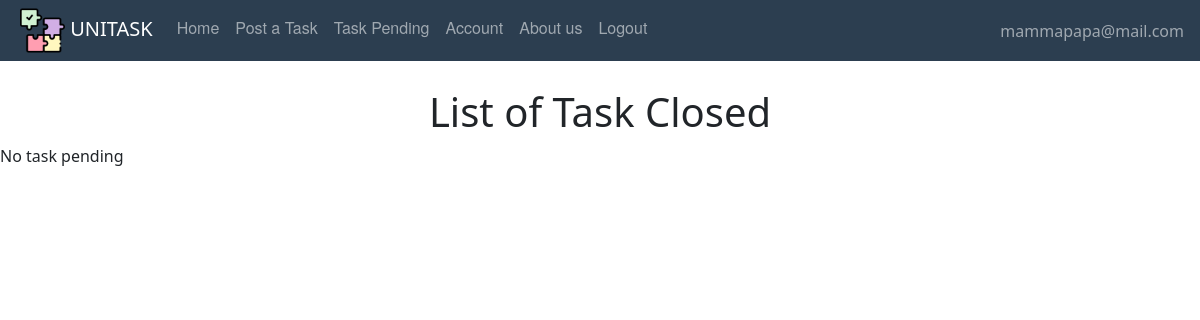
The app's page /taskpending (signed in), older data.
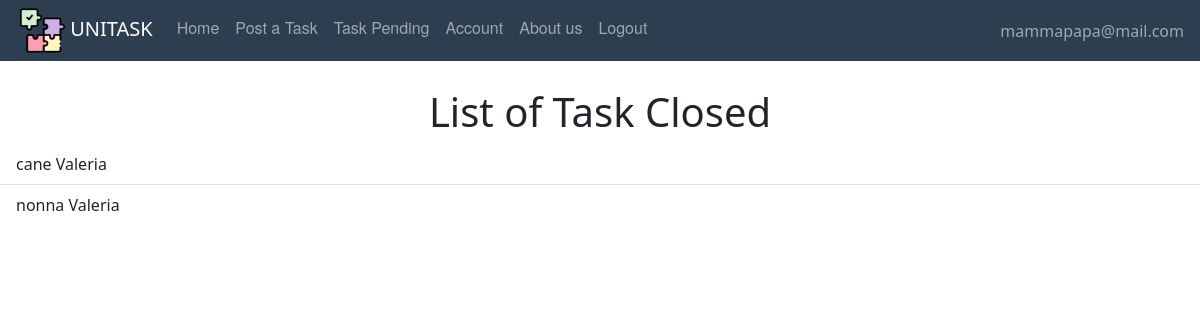
The same page, newer data.
### website/models.py (models this page shows, shortened)
class Offer(db.Model, UserMixin):
    id = db.Column(db.Integer, primary_key=True)
    title = db.Column(db.String(150))
    description = db.Column(db.String(150))
    address = db.Column(db.String(150))
    placeId = db.Column(db.String(150))
    lat = db.Column(db.Float)
    lng = db.Column(db.Float)
    date = db.Column(db.DateTime(timezone=True), default=func.now())
    isAss = db.Column(db.Boolean, default=False)
    date_task = db.Column(db.DateTime(timezone=True))
    id_adult = db.Column(db.Integer, db.ForeignKey('adult.id'))
    scelta = db.Column(db.Integer, db.ForeignKey('student.id'))
    isPerf = db.Column(db.Boolean, default=False)
    rece = db.relationship('Review', backref='recensione')
    isClosed = db.Column(db.Boolean, default=False)

class User(db.Model, UserMixin):
    id = db.Column(db.Integer, primary_key=True)
    email = db.Column(db.String(150), unique=True)
    password = db.Column(db.String(150))
    first_name = db.Column(db.String(150))
    surname = db.Column(db.String(150))
    type = db.Column(db.String(20))
    reviewsposted = db.relationship('Review', foreign_keys='Review.id_reviewer',
                                    backref='author')
    reviewsreceived = db.relationship('Review', foreign_keys='Review.id_reviewed',
                                      backref='received')
    __mapper_args__ = {
        'polymorphic_on': type,
        'polymorphic_identity': 'user',
    }

### website/views.py (the view)
@views.route('/taskpending')
def taskpending():
    pending = []
    for task in current_user.tasks:
        if task.isAss:
            pending.append(task)
        if task.isAss == False and task.isPerf == True:
            pending.append(task)
    return render_template("Adult/taskspending.html", user=current_user, pending=pending)

### website/__init__.py (called while the page is built)
def create_app():
    app = Flask(__name__)
    app.config['SECRET_KEY'] = 'atrebunfigoassurdo'
    app.config['SQLALCHEMY_DATABASE_URI'] = 'sqlite:///'+ DB_NAME
    db.init_app(app)
    from .views import views  # We imported the name of the blueprint
    from .auth import auth
    app.register_blueprint(views, url_prefix="/")  # Stiamo dicendo come sono definite le pagine e dove sono
    app.register_blueprint(auth, url_prefix="/")
    from .models import User, Offer, Adult, Student
    create_database(app)
    login_manager = LoginManager()
    login_manager.login_view = 'auth.login'  # dove vogliamo mandare l'user se non loggato
    login_manager.init_app(app)
    @login_manager.user_loader
    def load_user(id):
        return User.query.get(int(id))
    return app

### website/templates/Adult/taskspending.html (shortened to what this page needs)
{% extends "base.html" %} {% block title %}Task to be performed{% endblock %} {% block content%}
    <br />
    <h1 align="center">List of Task Closed</h1>
<ul class="list-group list-group-flush" id="offers">
    {%  if pending|length != 0 %}
      {% for offer in pending %}
                <li class="list-group-item">
         {{ offer.title }} {{ offer.performer.first_name }}
              <br/>
      {% endfor %}
    {% else %}
        No task pending
    {% endif %}
</ul>
{% endblock %}

Row changes from the older to the newer data that the page shows:
now on this page (row edited): Offer: title "cane", performer.first_name "Valeria"
now on this page (row edited): Offer: title "nonna", performer.first_name "Valeria"
Text that changed along with them:
text no longer shown: "No task pending"
